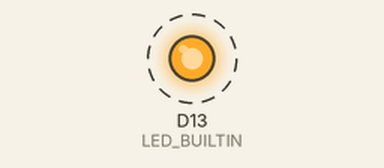
This program was run on a simulated STM32 Nucleo. Shown: output pins drawn as LEDs (lit = HIGH). Dashed ring = blinking.

Above: at 0.2 s.
Timing chart, 0 to 3.0 s (numbered marks = the images above):
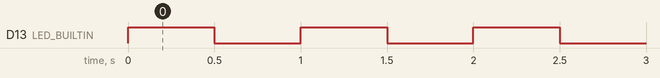

The program:

main.cpp
```cpp
// Challenge Level 1 -- Heartbeat
//
// This starts out as a plain copy of the blinky sketch. Your job is to
// change the timing so the LED blinks in a "heartbeat" pattern instead
// of a steady on/off: e.g. thump-thump ... pause ... thump-thump ... pause.
//
// TODO: replace the single BLINK_INTERVAL_MS delay below with a short
// sequence of different on/off delays that reads as a heartbeat. You can
// add more calls to digitalWrite()/delay() in loop(), or build a small
// array of durations and step through it -- your choice.

#include <Arduino.h>

const unsigned long BLINK_INTERVAL_MS = 500;

void setup() {
  pinMode(LED_BUILTIN, OUTPUT);
}

void loop() {
  digitalWrite(LED_BUILTIN, !digitalRead(LED_BUILTIN));
  delay(BLINK_INTERVAL_MS);
}
```

Measured:
- by itself, D13 (LED_BUILTIN): alternates HIGH for 0.50 s and LOW for 0.50 s
